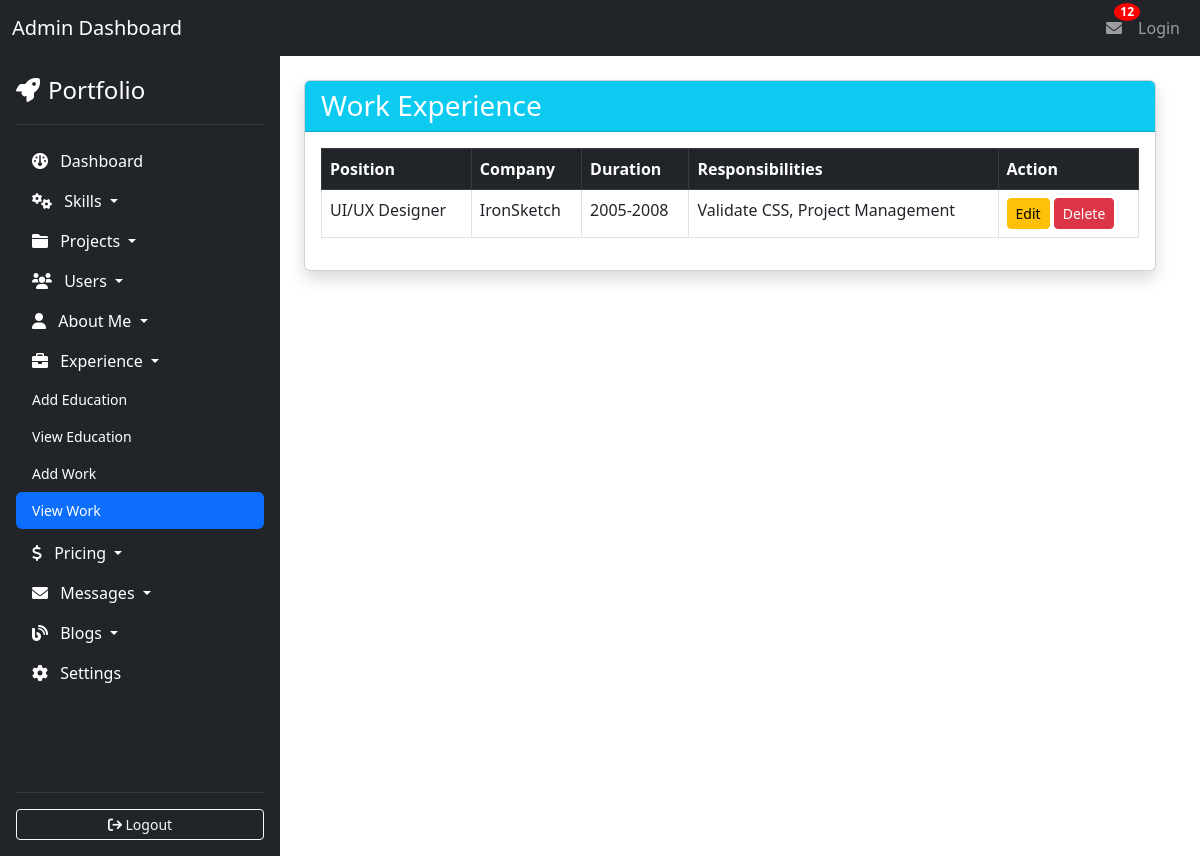
The app's page /admin/view_work.php with its own data.
### tables this page shows
CREATE TABLE `work_experience` (
  `id` int(11) NOT NULL,
  `position` varchar(255) NOT NULL,
  `company` varchar(255) NOT NULL,
  `duration` varchar(100) NOT NULL,
  `responsibilities` text NOT NULL
);

### admin/view_work.php (the view)
<?php
include 'header.php';
include 'config.php';
$query = "SELECT * FROM work_experience";
$result = $conn->query($query);
?>
<div class="container-fluid">
    <div class="row">
        <?php include('sidebar.php'); ?>
        <div class="col-9 p-4">
            <div class="card shadow">
                <div class="card-header bg-info text-white">
                    <h3 class="mb-0">Work Experience</h3>
                </div>
                <div class="card-body">
                    <table class="table table-hover table-bordered">
                        <thead class="table-dark">
                            <tr>
                                <th>Position</th>
                                <th>Company</th>
                                <th>Duration</th>
                                <th>Responsibilities</th>
                                <th>Action</th>
                            </tr>
                        </thead>
                        <tbody>
                            <?php while ($row = $result->fetch_assoc()) { ?>
                                <tr>
                                    <td><?= htmlspecialchars($row['position']); ?></td>
                                    <td><?= htmlspecialchars($row['company']); ?></td>
                                    <td><?= htmlspecialchars($row['duration']); ?></td>
                                    <td>
                                        <div style="max-height: 100px; overflow-y: auto;">
                                            <?= nl2br(htmlspecialchars($row['responsibilities'])); ?>
                                        </div>
                                    </td>
                                    <td>
                                        <a href="edit_work.php?id=<?= $row['id']; ?>" class="btn btn-warning btn-sm">Edit</a>
                                        <a href="delete_work.php?id=<?= $row['id']; ?>" class="btn btn-danger btn-sm" onclick="return confirm('Are you sure you want to delete this record?');">Delete</a>
                                    </td>
                                </tr>
                            <?php } ?>
                        </tbody>
                    </table>
                </div>
            </div>
        </div>
    </div>
</div>
<?php include('footer.php'); ?>

### records on screen
work_experience: position "UI/UX Designer", company "IronSketch", duration "2005-2008", responsibilities "Validate CSS, Project Management"

### other values on screen
$unreadCount "12"
